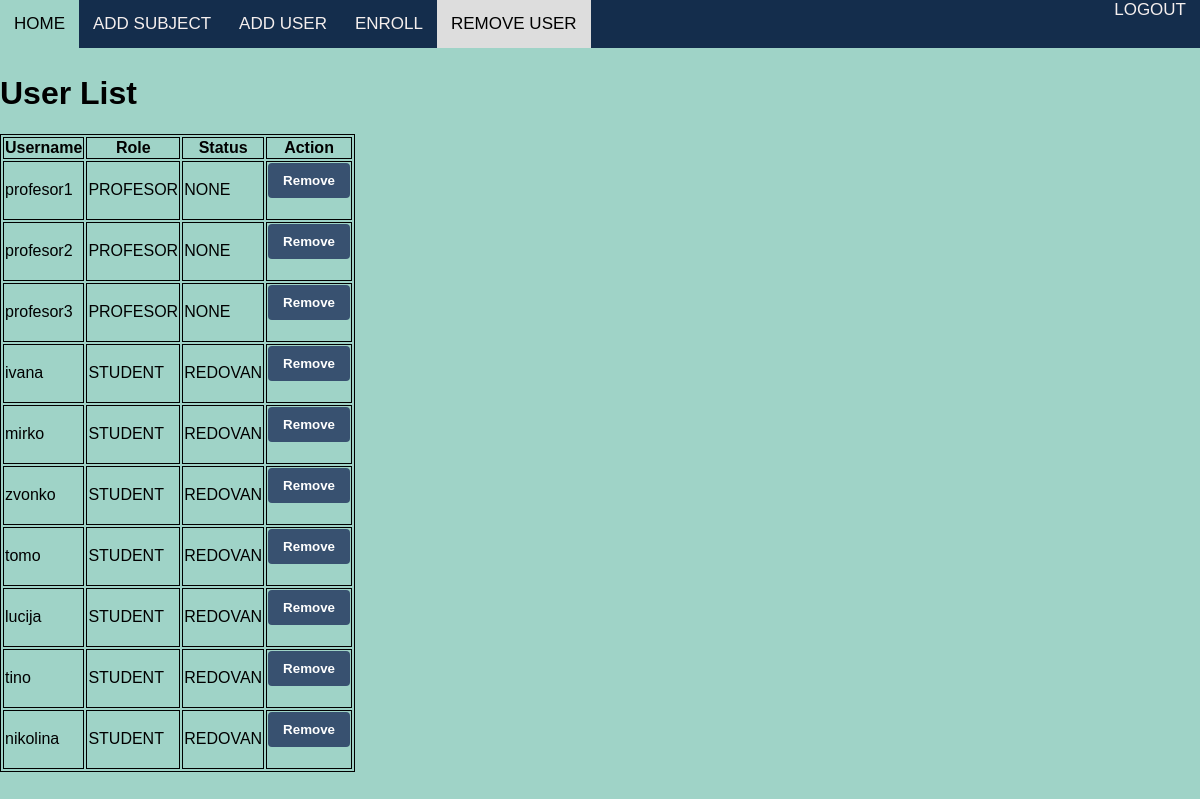
/users/ (signed in), run on an earlier commit of the app's database.
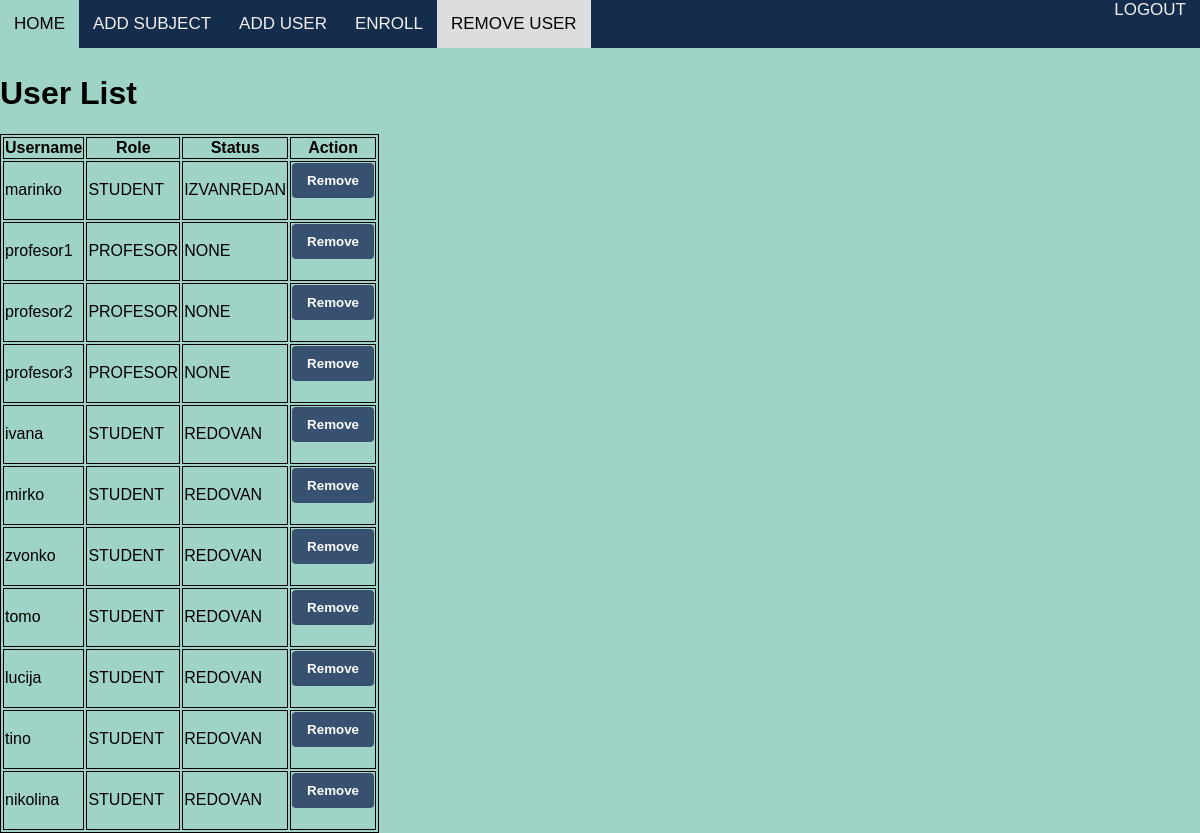
And on a later commit of the database.
### EnrollmentApp/models.py (models this page shows, shortened)
class Korisnici(AbstractUser):
    class RoleChoices(Enum):
        ADMINISTRATOR = 'administrator'
        PROFESOR = 'profesor'
        STUDENT = 'student'
    class StatusChoices(Enum):
        NONE = 'none'
        REDOVAN = 'redovan'
        IZVANREDAN = 'izvanredan'
    role = models.CharField(max_length=20, choices=[(role.value, role.name) for role in RoleChoices])
    status = models.CharField(max_length=20, choices=[(status.value, status.name) for status in StatusChoices])
    user_permissions = models.ManyToManyField(
        Permission,
        verbose_name='user permissions',
        blank=True,
        related_name='korisnici_set'
    )
    groups = models.ManyToManyField(
        'auth.Group',
        verbose_name='groups',
        blank=True,
        related_name='korisnici_set'
    )

### EnrollmentApp/views.py (the view)
# urls.py: path('users/', views.user_list, name='user_list'),
@login_required
@user_passes_test(check_admin)
def user_list(request):
    if request.method == 'POST':
        user_id = request.POST.get('user_id')
        user = Korisnici.objects.get(id=user_id)
        user.delete()
        return redirect('user_list')
    users = Korisnici.objects.exclude(role=Korisnici.RoleChoices.ADMINISTRATOR.value).order_by('status')
    return render(request, 'user_list.html', {'users': users})

### EnrollmentApp/views.py (called while the page is built)
def check_admin(user):
    return user.role == 'administrator'

### EnrollmentApp/templates/user_list.html (shortened to what this page needs)
{% load static %}
<!DOCTYPE html>
<html>
<head>
    <link rel="stylesheet" type="text/css" href="{% static 'css/style.css' %}">
</head>
<body>
    <nav>
        <div class="nav-left">
            <a href="{% url 'success' %}" >HOME</a>
            <a href="{% url 'add_subject' %}">ADD SUBJECT</a>
            <a href="{% url 'add_user' %}">ADD USER</a>
            <a href="{% url 'create_enrollment' %}">ENROLL</a>
            <a href="{% url 'user_list' %}" class="current">REMOVE USER</a>
        </div>
        <div class="nav-right">
            <a href="{% url 'logout' %}" class="logout">LOGOUT</a>
        </div>
    </nav>
    <br>
    <br>
    <br>
    <h1>User List</h1>
    <table>
        <tr>
            <th>Username</th>
            <th>Role</th>
            <th>Status</th>
            <th>Action</th>
        </tr>
        {% for user in users %}
            <tr>
                <td>{{ user.username }}</td>
                <td>{{ user.get_role_display }}</td>
                <td>{{ user.get_status_display }}</td>
                <td>
                    <form method="POST" action="{% url 'remove_user' %}">
                        <input type="submit" value="Remove">
                    </form>
                </td>
            </tr>
        {% empty %}
            <tr>
                <td colspan="4">No users found.</td>
            </tr>
        {% endfor %}
    </table>
</body>
</html>

What changed in the data, as far as the page shows it:
added Korisnici: username "marinko", role "STUDENT", status "IZVANREDAN"
